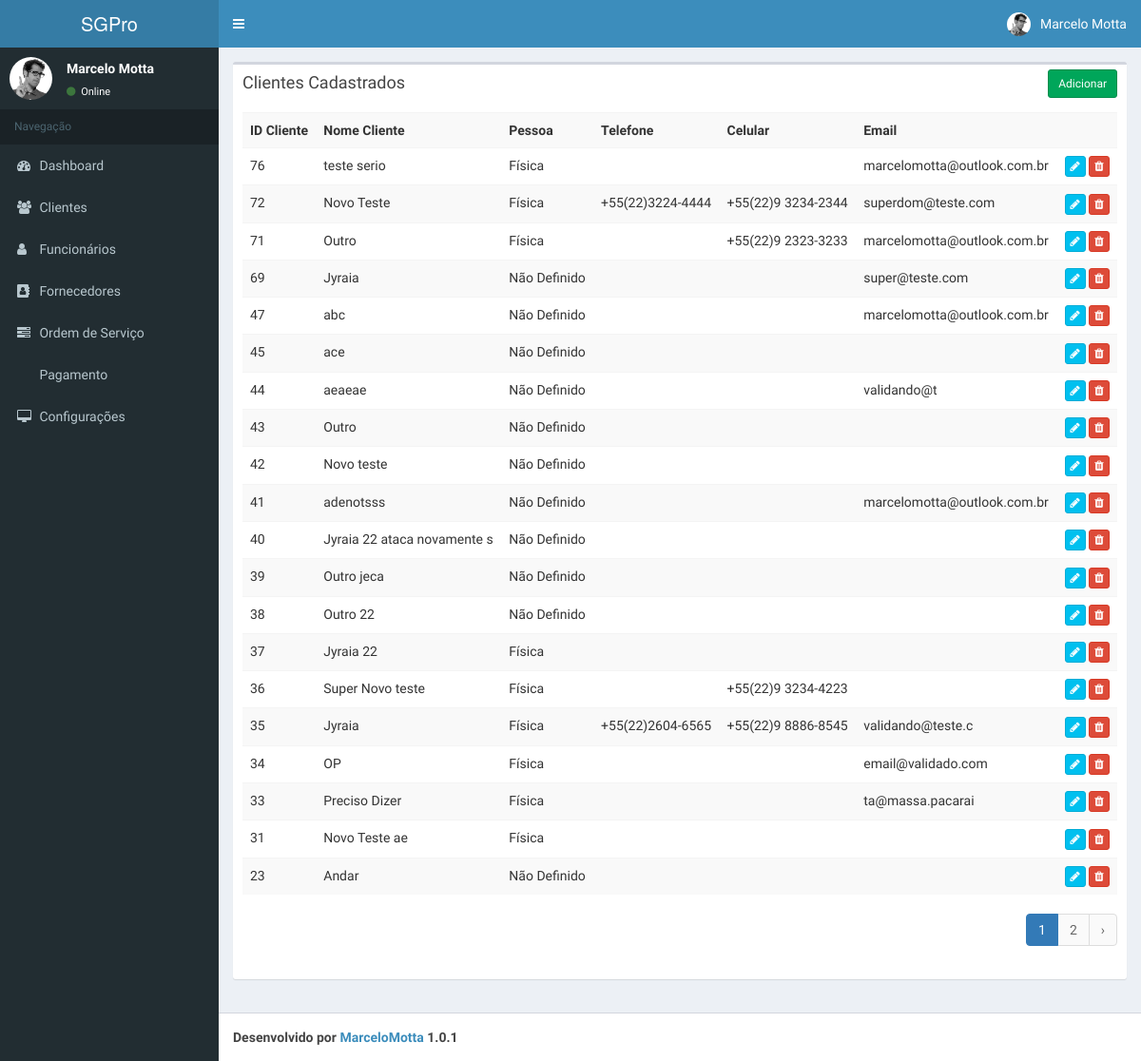
The app's page /app-developing/index.php/cliente with its own data.
### tables this page shows
CREATE TABLE `clientes` (
  `id_cliente` int(11) NOT NULL,
  `nome_cliente` varchar(255) NOT NULL,
  `sexo` varchar(20) DEFAULT NULL,
  `tipo_pessoa` int(1) NOT NULL,
  `documento` varchar(20) NOT NULL,
  `telefone` varchar(20) NOT NULL,
  `celular` varchar(20) DEFAULT NULL,
  `email` varchar(100) NOT NULL,
  `data_cadastro_cliente` int(30) DEFAULT NULL
);

### app-developing/application/controllers/Cliente.php (called while the page is built, shortened)
<?php
class Cliente extends CI_Controller{
    function __construct()
    {
        $this->load->model('Cliente_model');
    }
    function index()
    {
        $params['limit'] = 20;
        $params['offset'] = ($this->input->get('per_page')) ? $this->input->get('per_page') : 0;
        $data['clientes'] = $this->Cliente_model->get_all_clientes($params);
        $data['_view'] = 'cliente/index';
        $this->load->view('layouts/main',$data);
    }
}

### app-developing/index.php (called while the page is built, shortened)
<?php
require_once BASEPATH.'core/CodeIgniter.php';

### app-developing/application/models/Cliente_model.php (called while the page is built, shortened)
<?php
class Cliente_model extends CI_Model
{
    function get_all_clientes_count()
    {
        $this->db->from('clientes');
        return $this->db->count_all_results();
    }
    function get_all_clientes($params = array())
    {
        $this->db->order_by('id_cliente', 'desc');
        if(isset($params) && !empty($params))
        {
            $this->db->limit($params['limit'], $params['offset']);
        }
        return $this->db->get('clientes')->result_array();
    }
}

### app-developing/application/views/cliente/index.php (the view, shortened to what this page needs)
<div class="row">
  <div class="col-md-12">
    <div class="box">
      <div class="box-header">
        <h3 class="box-title">Clientes Cadastrados</h3>
        <div class="box-tools">
          <a href="<?php echo site_url('cliente/add'); ?>" class="btn btn-success btn-sm" data-toggle="modal" data-target="#modalAdd" id="modalAdicionar" >Adicionar</a>
        </div>
      </div>
      <div class="box-body" id="listaClientes">
        <table class="table table-striped">
          <tr>
            <th>ID Cliente</th>
            <th>Nome Cliente</th>
            <th>Pessoa</th>
            <th>Telefone</th>
            <th>Celular</th>
            <th>Email</th>
            <th></th>
          </tr>
          <?php
          foreach($clientes as $c){
            if($c['tipo_pessoa']=="1")
            {
              $tipo = "Física";
            }
            else if($c['tipo_pessoa']=="2")
            {
              $tipo = "Jurídica";
            }
            else {
              $tipo = "Não Definido";
            }
            ?>
            <tr>
              <td><?php echo $c['id_cliente']; ?></td>
              <td><?php echo $c['nome_cliente']; ?></td>
              <td><?php echo $tipo; ?></td>
              <td><?php echo $c['telefone']; ?></td>
              <td><?php echo $c['celular']; ?></td>
              <td><?php echo $c['email']; ?></td>
              <td>
              <a
                href="<?php echo site_url('cliente/edit/'.$c['id_cliente']); ?>"
                class="btn btn-info btn-xs">
                <span class="fa fa-pencil"></span>
              </a>
              <a
                href="<?php echo site_url('cliente/remove/'.$c['id_cliente']); ?>"
                class="btn btn-danger btn-xs"
                onclick="return confirm('Tem certeza que deseja deletar este item?');">
                <span class="fa fa-trash"></span>
              </a>
              </td>
            </tr>
          <?php } ?>
        </table>
        <div class="pull-right">
          <?php echo $this->pagination->create_links(); ?>
        </div>
      </div>
    </div>
  </div>
</div>

### records on screen
clientes: id_cliente "76", nome_cliente "teste serio", tipo_pessoa "Física", email "marcelomotta@outlook.com.br"
clientes: id_cliente "72", nome_cliente "Novo Teste", tipo_pessoa "Física", telefone "+55(22)3224-4444", celular "+55(22)9 3234-2344", email "superdom@teste.com"
clientes: id_cliente "71", nome_cliente "Outro", tipo_pessoa "Física", celular "+55(22)9 2323-3233", email "marcelomotta@outlook.com.br"
clientes: id_cliente "69", nome_cliente "Jyraia", tipo_pessoa "Não Definido", email "super@teste.com"
clientes: id_cliente "47", nome_cliente "abc", tipo_pessoa "Não Definido", email "marcelomotta@outlook.com.br"
clientes: id_cliente "45", nome_cliente "ace", tipo_pessoa "Não Definido"
clientes: id_cliente "44", nome_cliente "aeaeae", tipo_pessoa "Não Definido", email "validando@t"
clientes: id_cliente "43", nome_cliente "Outro", tipo_pessoa "Não Definido"
clientes: id_cliente "42", nome_cliente "Novo teste", tipo_pessoa "Não Definido"
clientes: id_cliente "41", nome_cliente "adenotsss", tipo_pessoa "Não Definido", email "marcelomotta@outlook.com.br"
clientes: id_cliente "40", nome_cliente "Jyraia 22 ataca novamente s", tipo_pessoa "Não Definido"
clientes: id_cliente "39", nome_cliente "Outro jeca", tipo_pessoa "Não Definido"
clientes: id_cliente "38", nome_cliente "Outro 22", tipo_pessoa "Não Definido"
clientes: id_cliente "37", nome_cliente "Jyraia 22", tipo_pessoa "Física"
clientes: id_cliente "36", nome_cliente "Super Novo teste", tipo_pessoa "Física", celular "+55(22)9 3234-4223"
clientes: id_cliente "35", nome_cliente "Jyraia", tipo_pessoa "Física", telefone "+55(22)2604-6565", celular "+55(22)9 8886-8545", email "validando@teste.c"
clientes: id_cliente "34", nome_cliente "OP", tipo_pessoa "Física", email "email@validado.com"
clientes: id_cliente "33", nome_cliente "Preciso Dizer", tipo_pessoa "Física", email "ta@massa.pacarai"
clientes: id_cliente "31", nome_cliente "Novo Teste ae", tipo_pessoa "Física"
clientes: id_cliente "23", nome_cliente "Andar", tipo_pessoa "Não Definido"

### other values on screen
$this->pagination->create_links() "1 2 ›"
